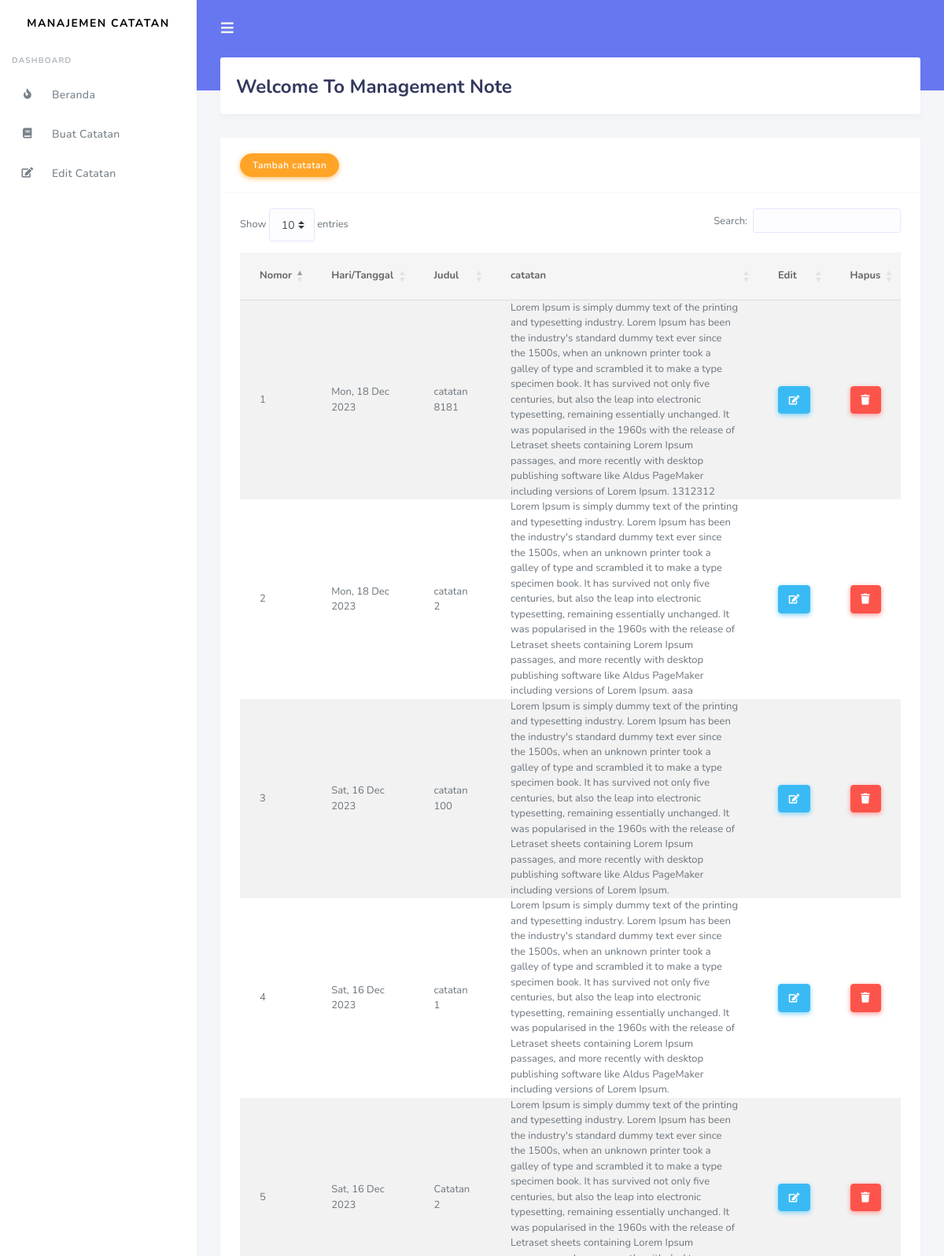
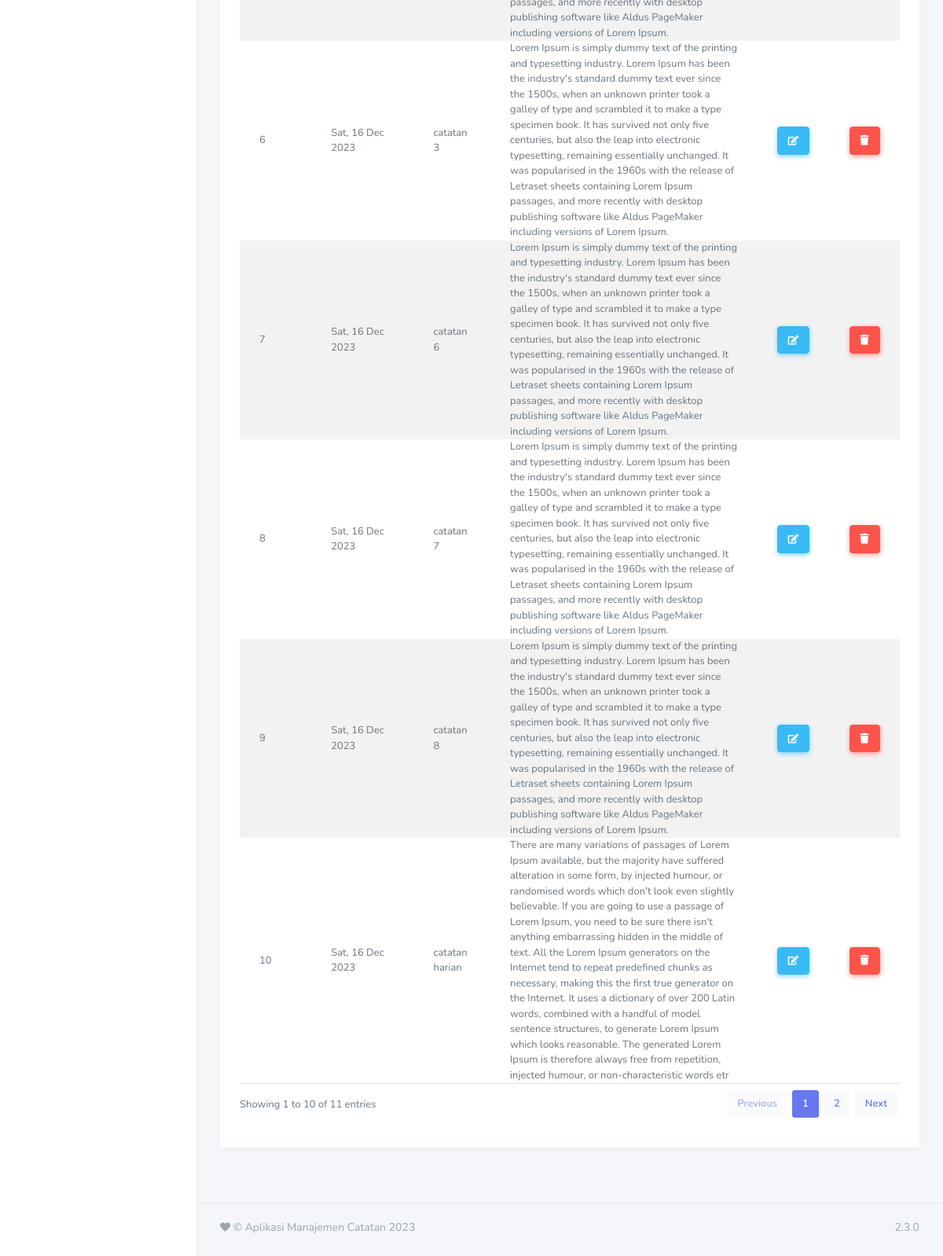
The app's page /index.php/dashboard/edit_Catatan with its own data (2 pictures, top to bottom).
### tables this page shows
CREATE TABLE `tbl_catatan` (
  `id` int(25) NOT NULL,
  `judul` varchar(100) NOT NULL,
  `isi` mediumtext NOT NULL,
  `tanggal` date NOT NULL
);

### application/controllers/Dashboard.php (called while the page is built, shortened)
<?php
class Dashboard extends CI_Controller {
	public function __construct()
	{
        $this->load->model('M_Catatan');
		$this->load->library('pagination');
    }
	public function edit_Catatan()
	{
		$data['title'] = "Edit Catatan";
		$data['catatan'] = $this->M_Catatan->getAllCatatan();
		$this->load->view('layout/header', $data);
		$this->load->view('layout/sidebar', $data);
		$this->load->view('user/edit_catatan', $data);
		$this->load->view('layout/footer');
	}
}

### index.php (called while the page is built, shortened)
<?php
require_once BASEPATH.'core/CodeIgniter.php';

### application/models/M_Catatan.php (called while the page is built, shortened)
<?php
class M_Catatan extends CI_Model {
	private $_tbl_catatan = 'tbl_catatan';
	public function getAllCatatan()
	{
		$this->db->select('*');
		$this->db->from($this->_tbl_catatan);
		return $this->db->get()->result_array();
	}
}

### application/views/user/edit_catatan.php (the view, shortened to what this page needs)
<div class="main-content">
  <section class="section">
    <div class="section-header">
      <h1>Welcome To Management Note</h1>
    </div>
    <div class="section-body">
      <div class="row">
        <div class="col-12">
          <div class="card">
            <div class="card-header">
              <a href=" <?= base_url('dashboard/tambahCatatan'); ?> " class="btn btn-sm btn-warning">Tambah catatan</a>
            </div>
            <div class="card-body">
              <div class="table-responsive table">
                <table class="table table-striped" id="example">
                  <thead>
                    <tr>
                      <th>Nomor</th>
                      <th>Hari/Tanggal</th>
                      <th>Judul</th>
                      <th>catatan</th>
                      <th>Edit</th>
                      <th>Hapus</th>
                    </tr>
                  </thead>
                  <tbody>
                    <?php $no = 1; ?>
                    <?php foreach ($catatan as $c) : ?>
                    <tr>
                      <td> <?= $no++;  ?> </td>
                      <td> <?= date("D, d M Y", strtotime($c['tanggal'])); ?> </td>
                      <td> <?= $c['judul']; ?></td>
                      <td> <?= $c['isi']; ?></td>
                      <td class="text-center">
                      <a href="<?= base_url('dashboard/edit_catatan/' . $c['id']); ?>" class="btn btn-info btn-xs" data-original-title="Ubah" data-placement="top" data-toggle="tooltip"><i class="fa fa-edit"></i></a>
                          </td>
                          <td class="text-center">
                          <form action="<?php echo base_url('dashboard/delete_catatan') ?>" method="post">
                          <button class="btn btn-danger btn-xs btn-delete" type="submit" data-original-title="delete" data-placement="top" data-toggle="tooltip"><i class="fas fa-trash"></i></button>
                          </form>
                    </tr>
                  <?php endforeach; ?>
                  </tbody>
                </table>
              </div>
            </div>
          </div>
        </div>
      </div>
    </div>
  </section>
</div>

### records on screen
tbl_catatan: tanggal "Mon, 18 Dec 2023", judul "catatan 8181", isi "Lorem Ipsum is simply dummy text of the printing and typesetting industry. Lorem Ipsum has been the industry's standard dummy text ever since the 1500s, when an unknown printer took a galley of type and scrambled it to make a type specimen book. It has survived not only five centuries, but also the leap into electronic typesetting, remaining essentially unchanged. It was popularised in the 1960s with the release of Letraset sheets containing Lorem Ipsum passages, and more recently with desktop publishing software like Aldus PageMaker including versions of Lorem Ipsum. 1312312"
tbl_catatan: tanggal "Mon, 18 Dec 2023", judul "catatan 2", isi "Lorem Ipsum is simply dummy text of the printing and typesetting industry. Lorem Ipsum has been the industry's standard dummy text ever since the 1500s, when an unknown printer took a galley of type and scrambled it to make a type specimen book. It has survived not only five centuries, but also the leap into electronic typesetting, remaining essentially unchanged. It was popularised in the 1960s with the release of Letraset sheets containing Lorem Ipsum passages, and more recently with desktop publishing software like Aldus PageMaker including versions of Lorem Ipsum. aasa"
tbl_catatan: tanggal "Sat, 16 Dec 2023", judul "catatan 100", isi "Lorem Ipsum is simply dummy text of the printing and typesetting industry. Lorem Ipsum has been the industry's standard dummy text ever since the 1500s, when an unknown printer took a galley of type and scrambled it to make a type specimen book. It has survived not only five centuries, but also the leap into electronic typesetting, remaining essentially unchanged. It was popularised in the 1960s with the release of Letraset sheets containing Lorem Ipsum passages, and more recently with desktop publishing software like Aldus PageMaker including versions of Lorem Ipsum."
tbl_catatan: tanggal "Sat, 16 Dec 2023", judul "catatan 1", isi "Lorem Ipsum is simply dummy text of the printing and typesetting industry. Lorem Ipsum has been the industry's standard dummy text ever since the 1500s, when an unknown printer took a galley of type and scrambled it to make a type specimen book. It has survived not only five centuries, but also the leap into electronic typesetting, remaining essentially unchanged. It was popularised in the 1960s with the release of Letraset sheets containing Lorem Ipsum passages, and more recently with desktop publishing software like Aldus PageMaker including versions of Lorem Ipsum."
tbl_catatan: tanggal "Sat, 16 Dec 2023", judul "Catatan 2", isi "Lorem Ipsum is simply dummy text of the printing and typesetting industry. Lorem Ipsum has been the industry's standard dummy text ever since the 1500s, when an unknown printer took a galley of type and scrambled it to make a type specimen book. It has survived not only five centuries, but also the leap into electronic typesetting, remaining essentially unchanged. It was popularised in the 1960s with the release of Letraset sheets containing Lorem Ipsum passages, and more recently with desktop publishing software like Aldus PageMaker including versions of Lorem Ipsum."
tbl_catatan: tanggal "Sat, 16 Dec 2023", judul "catatan 3", isi "Lorem Ipsum is simply dummy text of the printing and typesetting industry. Lorem Ipsum has been the industry's standard dummy text ever since the 1500s, when an unknown printer took a galley of type and scrambled it to make a type specimen book. It has survived not only five centuries, but also the leap into electronic typesetting, remaining essentially unchanged. It was popularised in the 1960s with the release of Letraset sheets containing Lorem Ipsum passages, and more recently with desktop publishing software like Aldus PageMaker including versions of Lorem Ipsum."
tbl_catatan: tanggal "Sat, 16 Dec 2023", judul "catatan 6", isi "Lorem Ipsum is simply dummy text of the printing and typesetting industry. Lorem Ipsum has been the industry's standard dummy text ever since the 1500s, when an unknown printer took a galley of type and scrambled it to make a type specimen book. It has survived not only five centuries, but also the leap into electronic typesetting, remaining essentially unchanged. It was popularised in the 1960s with the release of Letraset sheets containing Lorem Ipsum passages, and more recently with desktop publishing software like Aldus PageMaker including versions of Lorem Ipsum."
tbl_catatan: tanggal "Sat, 16 Dec 2023", judul "catatan 7", isi "Lorem Ipsum is simply dummy text of the printing and typesetting industry. Lorem Ipsum has been the industry's standard dummy text ever since the 1500s, when an unknown printer took a galley of type and scrambled it to make a type specimen book. It has survived not only five centuries, but also the leap into electronic typesetting, remaining essentially unchanged. It was popularised in the 1960s with the release of Letraset sheets containing Lorem Ipsum passages, and more recently with desktop publishing software like Aldus PageMaker including versions of Lorem Ipsum."
tbl_catatan: tanggal "Sat, 16 Dec 2023", judul "catatan 8", isi "Lorem Ipsum is simply dummy text of the printing and typesetting industry. Lorem Ipsum has been the industry's standard dummy text ever since the 1500s, when an unknown printer took a galley of type and scrambled it to make a type specimen book. It has survived not only five centuries, but also the leap into electronic typesetting, remaining essentially unchanged. It was popularised in the 1960s with the release of Letraset sheets containing Lorem Ipsum passages, and more recently with desktop publishing software like Aldus PageMaker including versions of Lorem Ipsum."
tbl_catatan: tanggal "Sat, 16 Dec 2023", judul "catatan harian", isi "There are many variations of passages of Lorem Ipsum available, but the majority have suffered alteration in some form, by injected humour, or randomised words which don't look even slightly believable. If you are going to use a passage of Lorem Ipsum, you need to be sure there isn't anything embarrassing hidden in the middle of text. All the Lorem Ipsum generators on the Internet tend to repeat predefined chunks as necessary, making this the first true generator on the Internet. It uses a dictionary of over 200 Latin words, combined with a handful of model sentence structures, to generate Lorem Ipsum which looks reasonable. The generated Lorem Ipsum is therefore always free from…"
